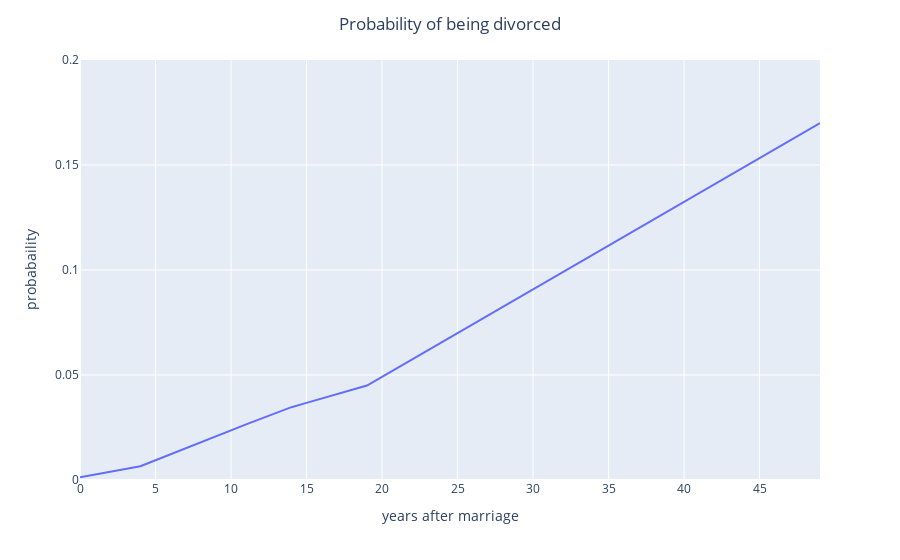

Notebook code cell kept with this figure:
### Code cell
fig = px.line(y=cumsum*scaler, x = range(0,50), labels={"x": "years after marriage", "y": "probabaility"})
fig.update_layout(title_text="Probability of being divorced", title_x=0.5, yaxis_range=[0,0.2])
fig.show()

### Figure 1 — Plotly figure (JSON) as saved in the notebook; plotly's stock layout.template omitted (floating-point values rounded to 4 significant figures)
{"data": [{"hovertemplate": "years after marriage=%{x}<br>probabaility=%{y}<extra></extra>", "legendgroup": "", "line": {"color": "#636efa", "dash": "solid"}, "marker": {"symbol": "circle"}, "mode": "lines", "name": "", "orientation": "v", "showlegend": false, "type": "scatter", "x": [0, 1, 2, 3, 4, 5, 6, 7, 8, 9, 10, 11, 12, 13, 14, 15, 16, 17, 18, 19, 20, 21, 22, 23, 24, 25, 26, 27, 28, 29, 30, 31, 32, 33, 34, 35, 36, 37, 38, 39, 40, 41, 42, 43, 44, 45, 46, 47, 48, 49], "xaxis": "x", "y": [0.001305, 0.00261, 0.003915, 0.00522, 0.006525, 0.009431, 0.01234, 0.01524, 0.01815, 0.02105, 0.02378, 0.0265, 0.02923, 0.03195, 0.03468, 0.03674, 0.0388, 0.04086, 0.04293, 0.04499, 0.04915, 0.05332, 0.05749, 0.06165, 0.06582, 0.06999, 0.07415, 0.07832, 0.08249, 0.08665, 0.09082, 0.09498, 0.09915, 0.1033, 0.1075, 0.1117, 0.1158, 0.12, 0.1242, 0.1283, 0.1325, 0.1366, 0.1408, 0.145, 0.1491, 0.1533, 0.1575, 0.1616, 0.1658, 0.17], "yaxis": "y"}], "layout": {"legend": {"tracegroupgap": 0}, "margin": {"t": 60}, "title": {"text": "Probability of being divorced", "x": 0.5}, "xaxis": {"anchor": "y", "domain": [0, 1], "title": {"text": "years after marriage"}}, "yaxis": {"anchor": "x", "domain": [0, 1], "range": [0, 0.2], "title": {"text": "probabaility"}}}}
